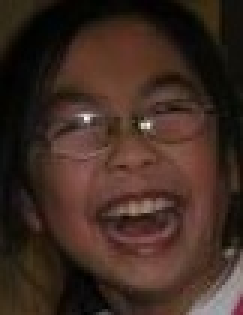
#> input picture scripts/review1/data/images/sample_006.jpg, 81 x 105 px (shown 3 times larger); its folder holds only this picture in this run
$ python -i preprocessing.py   (imports and definitions only)   (older library calls are emulated)
#> lines starting #> are read from the running program, lines starting #| are printed output that depends on the picture
"""
SKILLO AI - SHARED COMPUTER VISION PREPROCESSING MODULE (PROMPT 2 UPGRADE)
==========================================================================
Provides standardized, mathematically rigorous image-domain preprocessing:
1. White Balance Correction       : Gray-World color temperature normalization
2. Edge-Preserving Denoising      : Bilateral Filter (full-frame context) / Gaussian fallback
3. Blur-Based Quality Gating      : Variance of Laplacian sharpness estimation
4. Face ROI Square Crop           : Aspect-ratio preserving crop with 15% anatomical padding
5. Illumination Normalization     : CLAHE on L-channel (Lab space) / Gamma correction fallback
6. Geometric Standardization      : Bilinear interpolation to standard 224x224 px
7. Radiometric Scaling            : ImageNet mean/std channel normalization
"""

import cv2
import numpy as np
from typing import Tuple, Dict, Any, Optional

# ImageNet normalization constants
IMAGENET_MEAN = np.array([0.485, 0.456, 0.406], dtype=np.float32)
IMAGENET_STD  = np.array([0.229, 0.224, 0.225], dtype=np.float32)


# ==============================================================================
# 1. WHITE BALANCE CORRECTION (Gray-World Algorithm)
# ==============================================================================
def correct_white_balance(img_bgr: np.ndarray, method: str = 'gray_world') -> np.ndarray:
    """
    Normalizes color temperature to achieve illuminant invariance.

    Gray-World Algorithm:
    Assumes average scene reflectance is neutral gray under canonical illumination.
    Scales each color channel (B, G, R) so their individual spatial means match
    the global cross-channel mean:
      K = (mean(B) + mean(G) + mean(R)) / 3.0
      S_c = K / mean(C) for C in {B, G, R}
      C_out = clamp(C_in * S_c, 0, 255)
    """
    if method != 'gray_world' or img_bgr is None or img_bgr.size == 0:
        return img_bgr

    img_float = img_bgr.astype(np.float32)
    b_mean = float(np.mean(img_float[:, :, 0]))
    g_mean = float(np.mean(img_float[:, :, 1]))
    r_mean = float(np.mean(img_float[:, :, 2]))

    # Prevent division by zero on pitch-black frames
    gray_mean = (b_mean + g_mean + r_mean) / 3.0
    if gray_mean < 1e-4:
        return img_bgr

    scale_b = gray_mean / max(b_mean, 1e-4)
    scale_g = gray_mean / max(g_mean, 1e-4)
    scale_r = gray_mean / max(r_mean, 1e-4)

    # Scale and clamp into valid 8-bit dynamic range
    out = np.empty_like(img_float)
    out[:, :, 0] = np.clip(img_float[:, :, 0] * scale_b, 0, 255)
    out[:, :, 1] = np.clip(img_float[:, :, 1] * scale_g, 0, 255)
    out[:, :, 2] = np.clip(img_float[:, :, 2] * scale_r, 0, 255)

    return out.astype(np.uint8)


# ==============================================================================
# 2. EDGE-PRESERVING DENOISING
# ==============================================================================
def denoise(
    img_bgr: np.ndarray,
    method: str = 'bilateral',
    d: int = 5,
    sigma_color: float = 50.0,
    sigma_space: float = 50.0
) -> np.ndarray:
    """
    Reduces high-frequency sensor/thermal noise while preserving structural edges.

    Bilateral filter uses both spatial Euclidean distance and photometric range intensity
    differences to smooth homogeneous regions without blurring facial landmark boundaries.
    """
    if img_bgr is None or img_bgr.size == 0:
        return img_bgr

    if method == 'bilateral':
        return cv2.bilateralFilter(
            img_bgr,
            d=d,
            sigmaColor=sigma_color,
            sigmaSpace=sigma_space
        )
    elif method == 'gaussian':
        return cv2.GaussianBlur(img_bgr, (3, 3), 0)
    else:
        return img_bgr


# ==============================================================================
# 3. ILLUMINATION NORMALIZATION (CLAHE on L-channel vs Gamma Correction)
# ==============================================================================
def normalize_illumination(
    img_bgr: np.ndarray,
    method: str = 'clahe',
    clip_limit: float = 2.0,
    tile_grid_size: Tuple[int, int] = (8, 8),
    gamma: float = 1.8
) -> np.ndarray:
    """
    Stabilizes facial luminance against severe shadows, underexposure, and glare.

    CLAHE Method:
    Transforms image to CIE Lab color space. Contrast Limited Adaptive Histogram
    Equalization is applied strictly to the L (Luminance) channel. Chrominance
    channels (a, b) remain completely untouched, strictly preserving natural skin tones.

    Gamma Method:
    Non-linear power-law transform I_out = 255 * (I_in / 255)^(1 / gamma)
    Evaluated via 256-entry lookup table for ultra-low latency fallback.
    """
    if img_bgr is None or img_bgr.size == 0:
        return img_bgr

    if method == 'clahe':
        lab = cv2.cvtColor(img_bgr, cv2.COLOR_BGR2Lab)
        l, a, b = cv2.split(lab)
        clahe = cv2.createCLAHE(clipLimit=clip_limit, tileGridSize=tile_grid_size)
        l_norm = clahe.apply(l)
        lab_merged = cv2.merge((l_norm, a, b))
        return cv2.cvtColor(lab_merged, cv2.COLOR_Lab2BGR)

    elif method == 'gamma':
        inv_gamma = 1.0 / max(gamma, 1e-4)
        table = np.array([((i / 255.0) ** inv_gamma) * 255 for i in range(256)]).astype(np.uint8)
        return cv2.LUT(img_bgr, table)

    else:
        return img_bgr


# ==============================================================================
# 4. BLUR-BASED QUALITY GATING (Variance of Laplacian)
# ==============================================================================
def detect_blur_laplacian(img_bgr: np.ndarray) -> float:
    """
    Calculates the sharpness of an image using the Variance of Laplacian:
      Laplacian(I) = d^2I/dx^2 + d^2I/dy^2
      Var = sum((L(x,y) - mean(L))^2) / N
    High variance correlates with crisp, high-frequency edges; low variance indicates blur.
    """
    if img_bgr is None or img_bgr.size == 0:
        return 0.0

    if len(img_bgr.shape) == 3:
        gray = cv2.cvtColor(img_bgr, cv2.COLOR_BGR2GRAY)
    else:
        gray = img_bgr

    laplacian = cv2.Laplacian(gray, cv2.CV_64F)
    variance = float(laplacian.var())
    return variance


def is_blurry(img_bgr: np.ndarray, threshold: float = 100.0) -> Tuple[bool, float]:
    """
    Quality gate helper. Returns (is_blurry, variance).
    """
    var = detect_blur_laplacian(img_bgr)
    return (var < threshold, var)


# ==============================================================================
# 5. GEOMETRIC ASPECT-PRESERVING SQUARE CROP
# ==============================================================================
def crop_centered_square(img_bgr: np.ndarray, pad_ratio: float = 0.15) -> np.ndarray:
    """
    Crops a centered square region with 15% contextual padding, preventing
    aspect-ratio distortion when resizing non-square camera frames.
    """
    h, w = img_bgr.shape[:2]
    side = int(max(h, w) * (1.0 + pad_ratio))
    cx, cy = w // 2, h // 2
    x0 = max(0, cx - side // 2)
    y0 = max(0, cy - side // 2)
    x1 = min(w, cx + side // 2)
    y1 = min(h, cy + side // 2)
    crop = img_bgr[y0:y1, x0:x1]
    return crop if crop.size > 0 else img_bgr


def crop_face_roi(
    img_bgr: np.ndarray,
    bbox: Optional[Tuple[int, int, int, int]] = None,
    pad_ratio: float = 0.15
) -> np.ndarray:
    """
    Crops facial bounding box with proportional padding to square dimensions.
    """
    h, w = img_bgr.shape[:2]
    if bbox is None:
        return crop_centered_square(img_bgr, pad_ratio=pad_ratio)

    x0, y0, x1, y1 = bbox
    bw = x1 - x0
    bh = y1 - y0
    cx = (x0 + x1) // 2
    cy = (y0 + y1) // 2
    side = int(max(bw, bh) * (1.0 + pad_ratio))

    crop_x0 = max(0, cx - side // 2)
    crop_y0 = max(0, cy - side // 2)
    crop_x1 = min(w, cx + side // 2)
    crop_y1 = min(h, cy + side // 2)

    crop = img_bgr[crop_y0:crop_y1, crop_x0:crop_x1]
    return crop if crop.size > 0 else img_bgr


# ==============================================================================
# 6. QUANTITATIVE METRIC: PSNR (Peak Signal-to-Noise Ratio)
# ==============================================================================
def compute_psnr(img1: np.ndarray, img2: np.ndarray) -> float:
    """
    Computes Peak Signal-to-Noise Ratio (dB) between two identical-dimension images.
    PSNR = 20 * log10(MAX_I / sqrt(MSE))
    """
    if img1.shape != img2.shape:
        return 0.0
    return float(cv2.PSNR(img1, img2))


# ==============================================================================
# 7. UNIFIED PIPELINE FUNCTION (DOCUMENTED STEP ORDER)
# ==============================================================================
def preprocess_face_pipeline(
    img_bgr: np.ndarray,
    target_size: Tuple[int, int] = (224, 224),
    enable_white_balance: bool = True,
    white_balance_method: str = 'gray_world',
    enable_denoise: bool = True,
    denoise_method: str = 'bilateral',
    enable_illumination: bool = True,
    illumination_method: str = 'clahe',
    gamma: float = 1.8,
    enable_quality_gate: bool = True,
    blur_threshold: float = 100.0,
    bbox: Optional[Tuple[int, int, int, int]] = None,
    pad_ratio: float = 0.15,
) -> Dict[str, Any]:
    """
    Executes the canonical, academically defended IVP preprocessing pipeline:

    ORDER OF OPERATIONS:
    1. White Balance Correction    : Gray-World color constancy on full frame
    2. Edge-Preserving Denoising   : Bilateral filtering on full frame (preserves edges & context)
    3. Blur Quality Gating         : Variance of Laplacian on full frame
    4. Face ROI Crop               : Aspect-ratio preserving square crop with 15% margin
    5. Illumination Normalization  : CLAHE on L-channel of localized face crop
    6. Geometric Standardization   : Bilinear resize to target 224x224 px
    7. Radiometric Scaling         : ImageNet channel normalization (NCHW tensor)

    Returns a dictionary of intermediate stages and final tensor output.
    """
    raw_h, raw_w = img_bgr.shape[:2]
    current = img_bgr.copy()

    # Step 1: White Balance Correction
    wb_img = correct_white_balance(current, method=white_balance_method) if enable_white_balance else current
    current = wb_img

    # Step 2: Edge-Preserving Denoising (full frame)
    denoised_img = denoise(current, method=denoise_method) if enable_denoise else current
    current = denoised_img

    # Step 3: Blur Quality Gate
    blur_var = detect_blur_laplacian(current)
    frame_is_blurry = blur_var < blur_threshold if enable_quality_gate else False

    # Step 4: Face ROI Crop (with 15% boundary context)
    face_crop = crop_face_roi(current, bbox=bbox, pad_ratio=pad_ratio)

    # Step 5: Illumination Normalization (on localized face ROI)
    if enable_illumination:
        illum_crop = normalize_illumination(face_crop, method=illumination_method, gamma=gamma)
    else:
        illum_crop = face_crop

    # Step 6: Geometric Standardization (224x224 Bilinear)
    resized_bgr = cv2.resize(illum_crop, target_size, interpolation=cv2.INTER_LINEAR)
    resized_rgb = cv2.cvtColor(resized_bgr, cv2.COLOR_BGR2RGB)

    # Step 7: Radiometric ImageNet Normalization
    img_float = resized_rgb.astype(np.float32) / 255.0
    norm_hwc = (img_float - IMAGENET_MEAN) / IMAGENET_STD
    tensor_nchw = np.expand_dims(norm_hwc.transpose(2, 0, 1), axis=0).astype(np.float32)

    return {
        'raw_bgr': img_bgr,
        'wb_bgr': wb_img,
        'denoised_bgr': denoised_img,
        'blur_variance': blur_var,
        'is_blurry': frame_is_blurry,
        'face_crop_bgr': face_crop,
        'illum_crop_bgr': illum_crop,
        'resized_224_rgb': resized_rgb,
        'normalized_tensor': tensor_nchw,
    }

>>> import cv2
>>> picture = cv2.imread('../review1/data/images/sample_006.jpg')
#> picture is the input picture: shape (105, 81, 3); mean B, G, R 34, 42.9, 62.8
>>> result = preprocess_face_pipeline(picture)
#> in correct_white_balance, `b_mean = float(np.mean(img_float[:, :, 0]))`: b_mean = 34.04
#> in correct_white_balance, `g_mean = float(np.mean(img_float[:, :, 1]))`: g_mean = 42.89
#> in correct_white_balance, `r_mean = float(np.mean(img_float[:, :, 2]))`: r_mean = 62.75
#> in correct_white_balance, `gray_mean = (b_mean + g_mean + r_mean) / 3.0`: gray_mean = 46.56
#> in correct_white_balance, `scale_b = gray_mean / max(b_mean, 1e-4)`: scale_b = 1.37
#> in correct_white_balance, `scale_g = gray_mean / max(g_mean, 1e-4)`: scale_g = 1.09
#> in correct_white_balance, `scale_r = gray_mean / max(r_mean, 1e-4)`: scale_r = 0.742
#> in correct_white_balance, `out[:, :, 2] = np.clip(img_float[:, :, 2] * scale_r, 0, 255)`:
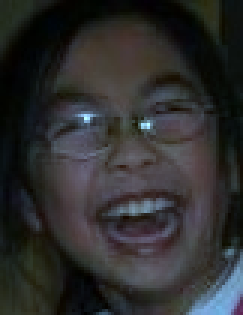
#> out: shape (105, 81, 3) float32 (shown 3 times larger); mean B, G, R 46.5, 46.6, 46.6
#> in detect_blur_laplacian, `gray = cv2.cvtColor(img_bgr, cv2.COLOR_BGR2GRAY)`:
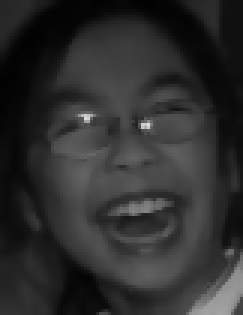
#> gray: shape (105, 81) (shown 3 times larger); min 1, max 220, mean 46
#> in detect_blur_laplacian, `laplacian = cv2.Laplacian(gray, cv2.CV_64F)`:
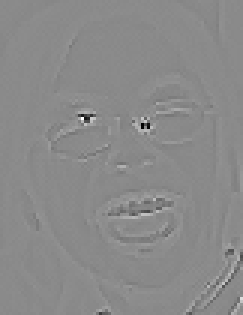
#> laplacian: shape (105, 81) float64 (shown 3 times larger); min -251, max 211, mean 0; drawn with min black and max white
#> in detect_blur_laplacian, `variance = float(laplacian.var())`: variance = 189.4
#> in preprocess_face_pipeline, `frame_is_blurry = blur_var < blur_threshold if enable_quality_gate els..`: frame_is_blurry = False
#> in normalize_illumination, `lab = cv2.cvtColor(img_bgr, cv2.COLOR_BGR2Lab)`: lab: shape (105, 81, 3); mean of channels 0, 1, 2 48, 128.3, 128.2
#> in normalize_illumination, `l, a, b = cv2.split(lab)`:
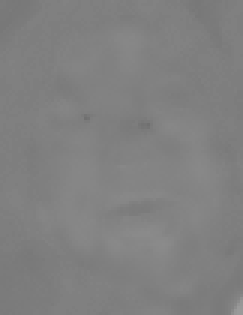
#> a: shape (105, 81) (shown 3 times larger); min 112, max 154, mean 128.3
#> in normalize_illumination, `l_norm = clahe.apply(l)`:
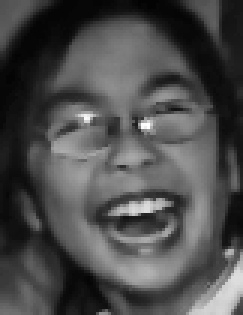
#> l_norm: shape (105, 81) (shown 3 times larger); min 3, max 255, mean 76.5
#> in normalize_illumination, `lab_merged = cv2.merge((l_norm, a, b))`: lab_merged: shape (105, 81, 3); mean of channels 0, 1, 2 76.5, 128.3, 128.2
#> in normalize_illumination, `return cv2.cvtColor(lab_merged, cv2.COLOR_Lab2BGR)`:
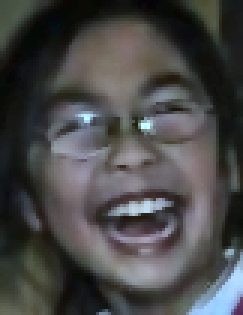
#> returned value: shape (105, 81, 3) (shown 3 times larger); mean B, G, R 72.4, 72.4, 72.7
#> in preprocess_face_pipeline, `resized_bgr = cv2.resize(illum_crop, target_size, interpolation=cv2.IN..`:
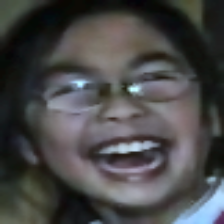
#> resized_bgr: shape (224, 224, 3); mean B, G, R 72.3, 72.3, 72.6
#> result = 9 items

$ run again, on scripts/review1/data/images/sample_007.jpg
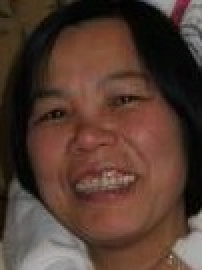
#> input picture scripts/review1/data/images/sample_007.jpg, 101 x 135 px (shown 2 times larger)
#> picture is the input picture: shape (135, 101, 3); mean B, G, R 48.9, 59.4, 83.5
#> b_mean = 48.91
#> g_mean = 59.43
#> r_mean = 83.53
#> gray_mean = 63.96
#> scale_b = 1.31
#> scale_g = 1.08
#> scale_r = 0.766
#> in detect_blur_laplacian, `laplacian = cv2.Laplacian(gray, cv2.CV_64F)`:
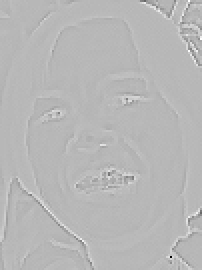
#> laplacian: shape (135, 101) float64 (shown 2 times larger); min -302, max 117, mean 0; drawn with min black and max white
#> variance = 138.5
#> frame_is_blurry = False
#> lab: shape (135, 101, 3); mean of channels 0, 1, 2 67.7, 128.6, 128.5
#> lab_merged: shape (135, 101, 3); mean of channels 0, 1, 2 107.7, 128.6, 128.5
#> in preprocess_face_pipeline, `resized_bgr = cv2.resize(illum_crop, target_size, interpolation=cv2.IN..`:
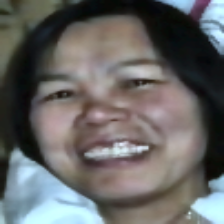
#> resized_bgr: shape (224, 224, 3); mean B, G, R 101.3, 102.4, 102.8
#> result = 9 items

$ run again, on scripts/review1/data/images/sample_008.jpg
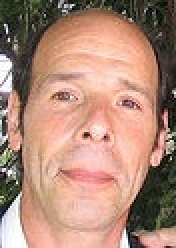
#> input picture scripts/review1/data/images/sample_008.jpg, 88 x 124 px (shown 2 times larger)
#> picture is the input picture: shape (124, 88, 3); mean B, G, R 120.8, 137.8, 176
#> b_mean = 120.8
#> g_mean = 137.8
#> r_mean = 176
#> gray_mean = 144.9
#> scale_b = 1.2
#> scale_g = 1.05
#> scale_r = 0.823
#> in detect_blur_laplacian, `laplacian = cv2.Laplacian(gray, cv2.CV_64F)`:
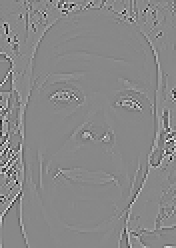
#> laplacian: shape (124, 88) float64 (shown 2 times larger); min -590, max 513, mean 0; drawn with min black and max white
#> variance = 4259.9
#> frame_is_blurry = False
#> lab: shape (124, 88, 3); mean of channels 0, 1, 2 150.2, 127.9, 128.9
#> lab_merged: shape (124, 88, 3); mean of channels 0, 1, 2 172.7, 127.9, 128.9
#> in preprocess_face_pipeline, `norm_hwc = (img_float - IMAGENET_MEAN) / IMAGENET_STD`:
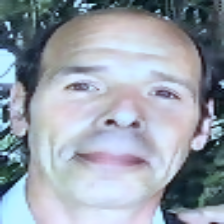
#> norm_hwc: shape (224, 224, 3) float32; mean R, G, B 0.759, 0.901, 1.09; drawn with min black and max white
#> result = 9 items

$ run again, on scripts/review1/data/images/sample_009.jpg
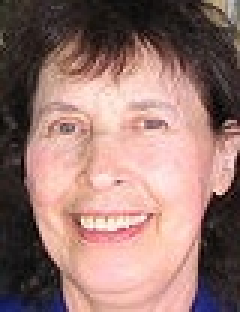
#> input picture scripts/review1/data/images/sample_009.jpg, 80 x 104 px (shown 3 times larger)
#> picture is the input picture: shape (104, 80, 3); mean B, G, R 112.9, 119.1, 152.3
#> b_mean = 112.9
#> g_mean = 119.1
#> r_mean = 152.3
#> gray_mean = 128.1
#> scale_b = 1.13
#> scale_g = 1.08
#> scale_r = 0.841
#> variance = 1821.8
#> frame_is_blurry = False
#> lab: shape (104, 80, 3); mean of channels 0, 1, 2 131.5, 128.3, 128
#> lab_merged: shape (104, 80, 3); mean of channels 0, 1, 2 142.7, 128.3, 128
#> in preprocess_face_pipeline, `norm_hwc = (img_float - IMAGENET_MEAN) / IMAGENET_STD`:
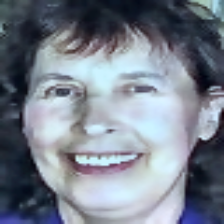
#> norm_hwc: shape (224, 224, 3) float32; mean R, G, B 0.245, 0.38, 0.6; drawn with min black and max white
#> result = 9 items
